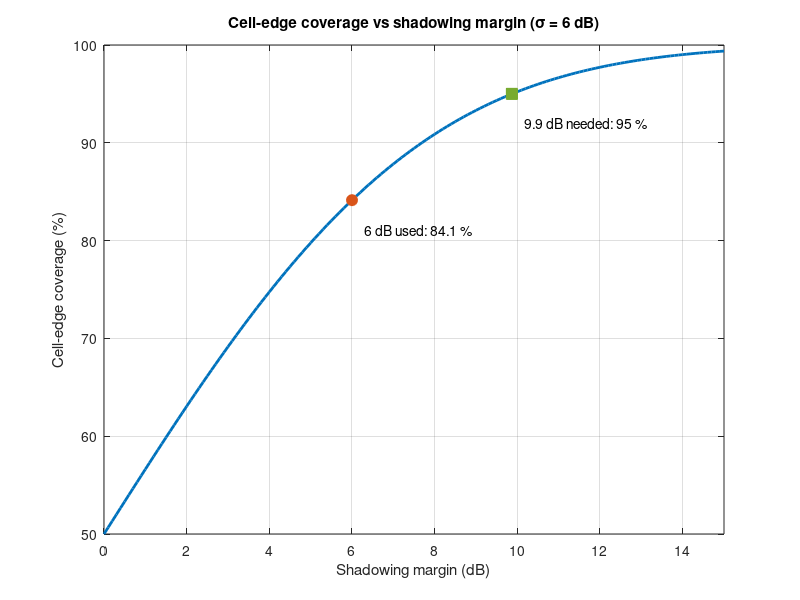

Write MATLAB code to recreate this figure.
%% Shadowing margin vs cell-edge coverage
% With log-normal shadowing of standard deviation sigma, a fade margin M
% keeps the cell-edge signal above threshold with probability
%     P = 1 - Q(M/sigma),  Q(x) = 0.5*erfc(x/sqrt(2)).
% Finds the margin for 95 % edge coverage, checks it by Monte Carlo and
% shows the link budget closes with it.
% Runs in MATLAB or GNU Octave, no toolboxes.

clear; clc; close all;
rng(1);

sigma  = 6;          % dB
M_used = 6;          % dB, 1 sigma (for comparison)
target = 0.95;

Qf   = @(x) 0.5*erfc(x/sqrt(2));
Pcov = @(M) 1 - Qf(M/sigma);

% margin for the target, by bisection on Pcov
lo = 0; hi = 30;
for it = 1:60
    mid = (lo+hi)/2;
    if Pcov(mid) < target, lo = mid; else, hi = mid; end
end
M_95 = hi;

% Monte Carlo check: draw shadowing at the cell edge
X = sigma * randn(1, 1e6);
mc_used = mean(X <= M_used);
mc_95   = mean(X <= M_95);

% Link budget at 1 km with the 95 % margin (same numbers as link_budget.m)
Pt = 43; Gt = 15; Gr = 0; Lf = 2; Lc = 1; Lb = 3; Lp = 10; Li = 2; Mf = 3;
PL_edge = 80 + 10*3.5*log10(1000/100);
Pmin = -100;
Pr_used = Pt + Gt + Gr - (Lf+Lc+Lb+Lp+Li+M_used+Mf) - PL_edge;
Pr_95   = Pt + Gt + Gr - (Lf+Lc+Lb+Lp+Li+M_95+Mf)   - PL_edge;

fprintf('Edge coverage with a %g dB margin: %.1f %% (Monte Carlo %.1f %%)\n', M_used, 100*Pcov(M_used), 100*mc_used);
fprintf('Margin needed for %.0f %% edge coverage: %.2f dB (Monte Carlo %.1f %%)\n', 100*target, M_95, 100*mc_95);
fprintf('Link margin at 1 km: %.1f dB with %g dB shadowing margin, %.1f dB with %.2f dB\n', ...
        Pr_used - Pmin, M_used, Pr_95 - Pmin, M_95);

% ---- plot ----
M = 0:0.1:15;
figure('Position', [100 100 720 430]);
plot(M, 100*Pcov(M), 'LineWidth', 2); hold on; grid on; box on;
plot(M_used, 100*Pcov(M_used), 'o', 'MarkerSize', 8, 'MarkerFaceColor', [0.85 0.33 0.10], 'Color', [0.85 0.33 0.10]);
plot(M_95, 100*target, 's', 'MarkerSize', 8, 'MarkerFaceColor', [0.47 0.67 0.19], 'Color', [0.47 0.67 0.19]);
text(M_used + 0.3, 100*Pcov(M_used) - 3, sprintf('%g dB used: %.1f %%', M_used, 100*Pcov(M_used)));
text(M_95 + 0.3, 100*target - 3, sprintf('%.1f dB needed: 95 %%', M_95));
xlabel('Shadowing margin (dB)'); ylabel('Cell-edge coverage (%)');
title(sprintf('Cell-edge coverage vs shadowing margin (\\sigma = %g dB)', sigma));
ylim([50 100]); xlim([0 15]);
saveas(gcf, '../media/shadowing_coverage.png');
